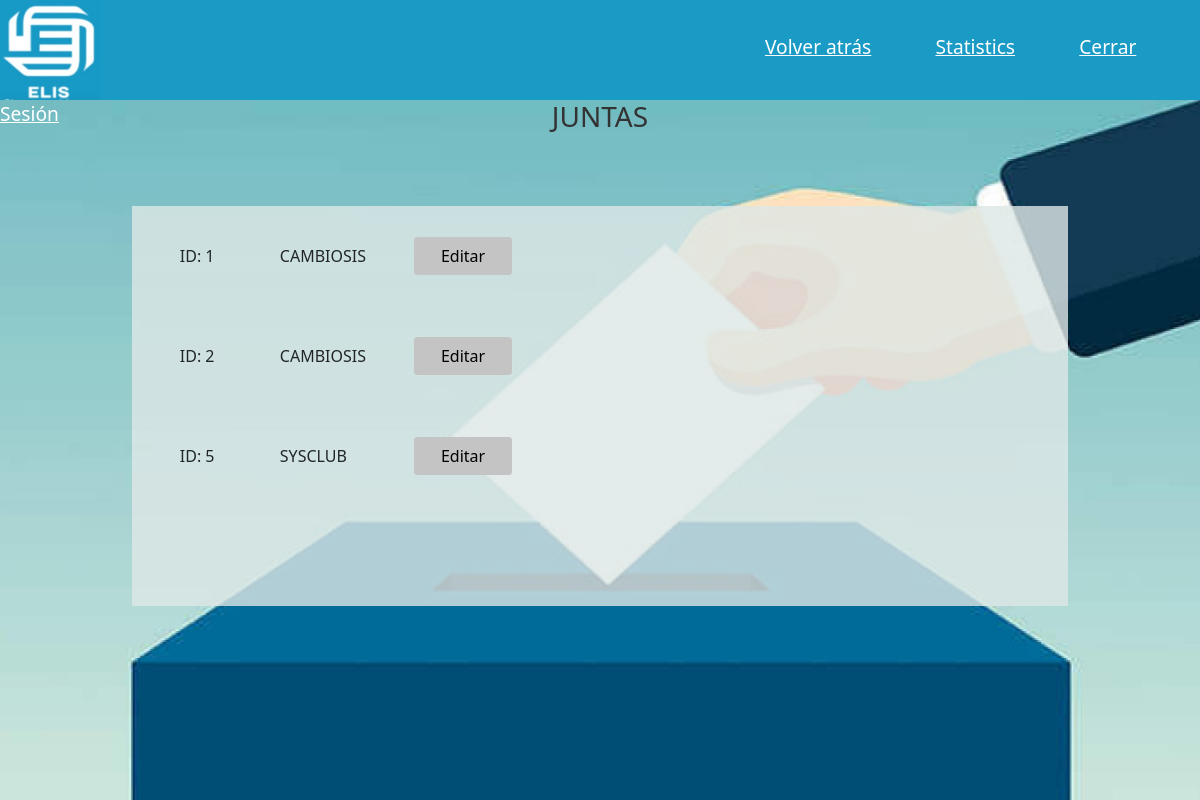
/ELIS/uadmin/Gestionar_Juntas.php (signed in), run on an earlier commit of the app's database.
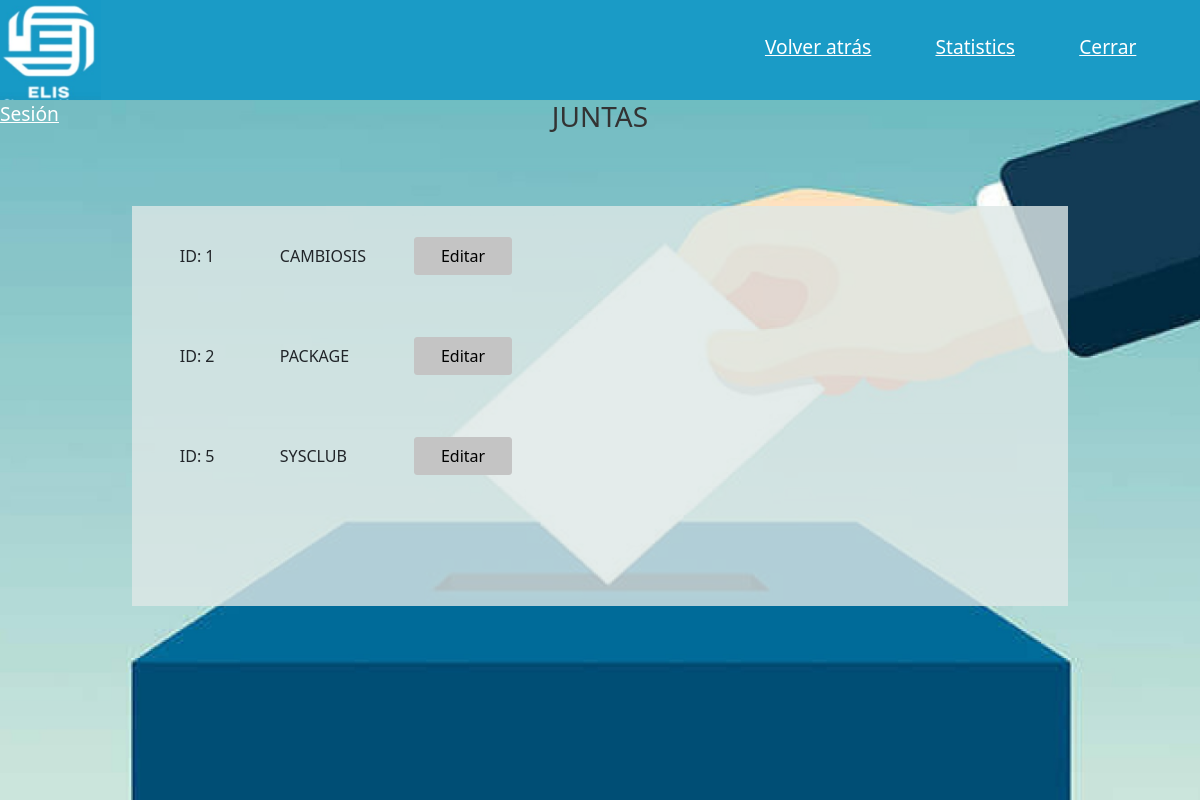
And on a later commit of the database.
### tables this page shows
CREATE TABLE IF NOT EXISTS `juntas` (
  `ID_JUNTAS` int(11) NOT NULL AUTO_INCREMENT,
  `NOMBRE_JUNTA` varchar(30) NOT NULL,
  `PROPUESTA` varchar(200) NOT NULL,
  `PRESIDENTE` varchar(100) NOT NULL,
  `VPRESIDENTE` varchar(100) NOT NULL,
  `TESORERO` varchar(100) NOT NULL,
  `FISCAL` varchar(100) NOT NULL,
  `VOCAL1` varchar(100) NOT NULL,
  `VOCAL2` varchar(100) NOT NULL,
  `VOCAL3` varchar(100) NOT NULL,
  `LOGO` blob,
  `FOTO_JUNTA` longblob,
  `ID_USUARIO` int(11) DEFAULT NULL,
  PRIMARY KEY (`ID_JUNTAS`),
  KEY `ID_USUARIO` (`ID_USUARIO`)
);

### ELIS/uadmin/Gestionar_Juntas.php (the view, shortened to what this page needs)
<?php
  $id1="";
  $nombre1="";
  $id2="";
  $nombre2="";
  $id3="";
  $nombre3="";
  $conexion=mysqli_connect('localhost', 'root', '');
  mysqli_select_db($conexion, 'db_elis(2.0)') or die ("no se encuentra db");
  mysqli_set_charset($conexion, "utf8");
  $consulta = "SELECT ID_JUNTAS, NOMBRE_JUNTA FROM juntas WHERE ID_JUNTAS=1";
  $resultado=mysqli_query($conexion, $consulta);
  while ($fila=mysqli_fetch_array($resultado)) {
      $id1= $fila["ID_JUNTAS"];
      $nombre1= $fila["NOMBRE_JUNTA"]; }
  $consulta = "SELECT ID_JUNTAS, NOMBRE_JUNTA FROM juntas WHERE ID_JUNTAS=2";
  $resultado=mysqli_query($conexion, $consulta);
  while ($fila=mysqli_fetch_array($resultado)) {
      $id2= $fila["ID_JUNTAS"];
      $nombre2= $fila["NOMBRE_JUNTA"]; }
  $consulta = "SELECT ID_JUNTAS, NOMBRE_JUNTA FROM juntas WHERE ID_JUNTAS=5";
  $resultado=mysqli_query($conexion, $consulta);
  while ($fila=mysqli_fetch_array($resultado)) {
      $id3= $fila["ID_JUNTAS"];
      $nombre3= $fila["NOMBRE_JUNTA"]; }
?>
<!DOCTYPE html>
<html lang="en">
<head>
</head>
    <link rel="stylesheet" type="text/css" media="screen" href="../css/bootstrap.min.css" />
    <link href="https://cdn.jsdelivr.net/npm/bootstrap@5.1.3/dist/css/bootstrap.min.css" rel="stylesheet">
    <link rel="stylesheet" href="../css/ELIS.css">
<body style="background-color:#f2f2f2 ">
    <header  style="background-color: rgba(24, 154, 198, 0.99); height: 100px;">
      <a href="Inicio_Usuario.php"><img src="../img/img1.jpg" style="height: 100%"></a>
      <a href="javascript:history.back()" style="padding-left: 55%; color:white; font-size:larger;">Volver atrás</a>
      <a href="Stats.php" style="padding-left: 5%; color: white;font-size: larger;">Statistics</a>
      <a href="../cierre.php" style="padding-left: 5%; color: white;font-size: larger;">Cerrar Sesión</a>
    </header>
    <main>
      <div class="contenido_login" style="background-image: url(../img/back.jpg);">
        <div>
          <h3 class="titulos" style="text-align:center;color:#333 ;margin:0% auto; padding: 3% auto;"> JUNTAS </h3>
        </div>
        <br><br><br>
              <div  style="height: 400px; width: 78%;background-color:  rgba(222, 232, 230, 0.8);margin-left: auto; margin-right: auto">
                <div style="height: 150px; margin: 0px 20px; width:90%;margin-left: auto; margin-right: auto">
                  <table>
                      <tbody>
                      <tr>
                        <td style="height: 100px; width:100px"><t3>ID: <?php echo $id1;?></t3></td>
                        <td style="height: 100px; width:100px"><t3><?php echo $nombre1;?></t3></td>
                        <td style="height: 100px; width:100px"><button style="margin-left: 35%;width:100%;background-color: rgba(196, 196, 196, 1); color: black;border-color: rgba(196, 196, 196, 1); border-radius: 3px " type="button" class="btn btn-primary" data-bs-toggle="modal" data-bs-target="#exampleModal2">Editar</button></td>
                        </tr>
                        <tr>
                        <td style="height: 100px; width:100px"><t3>ID: <?php echo $id2;?></t3></td>
                        <td style="height: 100px; width:100px"><t3><?php echo $nombre2;?></t3></td>
                        <td style="height: 100px; width:100px"><button style="margin-left: 35%;width:100%;background-color: rgba(196, 196, 196, 1); color: black;border-color: rgba(196, 196, 196, 1); border-radius: 3px " type="button" class="btn btn-primary" data-bs-toggle="modal" data-bs-target="#exampleModal2">Editar</button></td>
                        </tr>
                        <tr>
                        <td style="height: 100px; width:100px"><t3>ID: <?php echo $id3;?></t3></td>
                        <td style="height: 100px; width:100px"><t3><?php echo $nombre3;?></t3></td>
                        <td style="height: 100px; width:100px"><button style="margin-left: 35%;width:100%;background-color: rgba(196, 196, 196, 1); color: black;border-color: rgba(196, 196, 196, 1); border-radius: 3px " type="button" class="btn btn-primary" data-bs-toggle="modal" data-bs-target="#exampleModal2">Editar</button></td>
                      </tr>
                      </tbody>
                  </table>
                </div>
              </div>
      </div>
    </main>
</body>
</html>

What changed in the data, as far as the page shows it:
changed juntas id 2: NOMBRE_JUNTA "CAMBIOSIS" → "PACKAGE"
